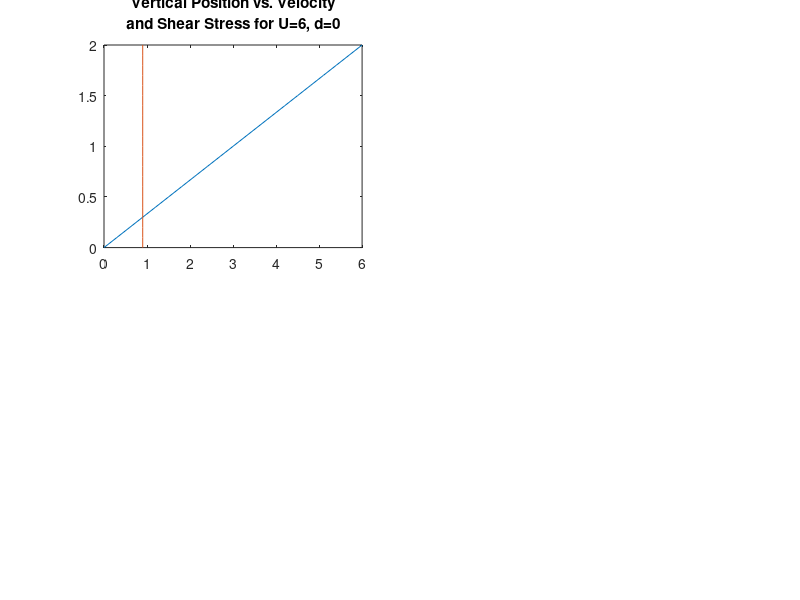

MATLAB code for this plot: (Note: this script raises an error after producing the figure.)
% BME313L_Lab2_P1_ShaoPoHuang
% This program will 1) generate three subplots relating vertical position
% to shear stress and velocity and 2) create a movie relating vertical 
% position to velocity over time

clc, clf, clear % clears command window, all figures and items saved from previous runs

h = 2; % initializes 'h' as a scalar equal to 2
U = 6; % initializes 'U' as a scalar equal to 6
d = -2; % initializes 'd' as a scalar equal to -2
u = 0.3; % initializes 'u' as a scalar equal to 0.3
y = 0:0.1:h; % initializes 'y' as an array containing values from 0 to h in increments of 0.1
v = 0.3; % initializes 'v' as a scalar equal to 0.3

vel = @(U, d) (-1/(2*u))*d*(h-y).*y+(U/h)*y; 
    % creates a function handle for velocity with two inputs: U and d
ss = @(U, d) -(h/2-y)*d+u*U/h;
    % creates a function handle for shear stress with two inputs: U and d

v1 = vel(6, 0); % calculates velocity values using vel function with U = 6, d = 0
s1 = abs(ss(6, 0)); % calculates shear stress values using ss function with U = 6, d = 0
subplot(2,2,1) % designation as first subplot in 2x2 (row x column) grid format
plot(v1,y) % plots y vs v1
hold on % retains existing graph
plot(s1,y) % plots y vs s1 on the same graph
title({'Vertical Position vs. Velocity';'and Shear Stress for U=6, d=0'}) % title of plot
ax = gca; % change font size
ax.FontSize = 8; % reduce font size to 8.8
xlabel('Velocity and Shear Stress') % x-axis label
ylabel('Vertical Position') % y-axis label
legend('Velocity', 'Shear Stress') % plot legend
hold off % terminates graphing process for existing plot

v2 = vel(0, -2); % calculates velocity values using vel function with U = 0, d = -2
s2 = abs(ss(0, -2)); % calculates shear stress values using ss function with U = 0, d = -2
subplot(2,2,2) % designation as second subplot in 2x2 (row x column) grid format
plot(v2,y) % plots y vs v2
hold on % retains existing graph
plot(s2,y) % plots y vs s2
title({'Vertical Position vs. Velocity';'and Shear Stress for U=0, d=-2'}) % title of plot
ax = gca; % change font size
ax.FontSize = 8; % reduce font size to 8.8
xlabel('Velocity and Shear Stress') % x-axis label
ylabel('Vertical Position') % y-axis label
legend('Velocity', 'Shear Stress') % plot legend
hold off % terminates graphing process for existing plot

v3 = vel(6, -2); % calculates velocity values using vel function with U = 6, d = -2
s3 = abs(ss(6, -2)); % calculates shear stress values using ss function with U = 6, d = -2
subplot(2,2,3) % designation as third subplot in 2x2 (row x column) grid format
plot(v3,y) % plots y vs v3
hold on % retains existing graph
plot(s3,y) % plots y vs s3
title({'Vertical Position vs. Velocity';'and Shear Stress for U=6, d=-2'}) % title of plot
ax = gca; % change font size
ax.FontSize = 8; % reduce font size to 8.8
xlabel('Velocity and Shear Stress') % x-axis label
ylabel('Vertical Position') % y-axis label
legend('Velocity', 'Shear Stress') % plot legend
hold off % terminates graphing process for existing plot

t = zeros(100,1); % initializes t array with 100 zeros
t(1) = 0.0001; % sets first value in t array to 0.0001
clear M % clears items stored in 'M'
V = 0; % sets initial velocity equal to 0
subplot(2,2,4) % designation as fourth subplot in 2x2 (row x column) grid format
plot(V,y) % plots y vs V
axis([0 6 0 2]) % sets x-axis from 0 to 6 and y-axis from 0 to 2
M(1) = getframe; % stores first movie frame

for i = 2:100 % for loop with index for running 99 subsequent values for t
    t(i) = t(i-1)*1.2; % equation for calculating subsequent t values
    s = 0; % initializes running sum to zero
    for n = 1:100 % index for running summation of n from 1 to 100
        s = s + (1/n)*exp((-n^2)*(pi^2)*v*(t(i-1))/h^2)*sin(n*pi*(1-y/h)); % running sum of summation
    end % ends for loop
    V = U*y/h - (2*U/pi)*s; % equation for calculating velocity
    subplot(2,2,4) % designation as fourth subplot in 2x2 (row x column) grid format
    plot(V,y) % plots y vs V
    axis([0 6 0 2]) % sets x-axis from 0 to 6 and y-axis from 0 to 2
    title({'Vertical Position vs. Velocity';'for Couette Solution'}) % title of plot
    ax = gca; % change font size
    ax.FontSize = 8; % reduce font size to 8.8
    xlabel('Velocity') % x-axis label
    ylabel('Vertical Position') % y-axis label
    M(i) = getframe; % stores movie frames in M array
end % ends for loop

movie(M,1) % plays movie 
